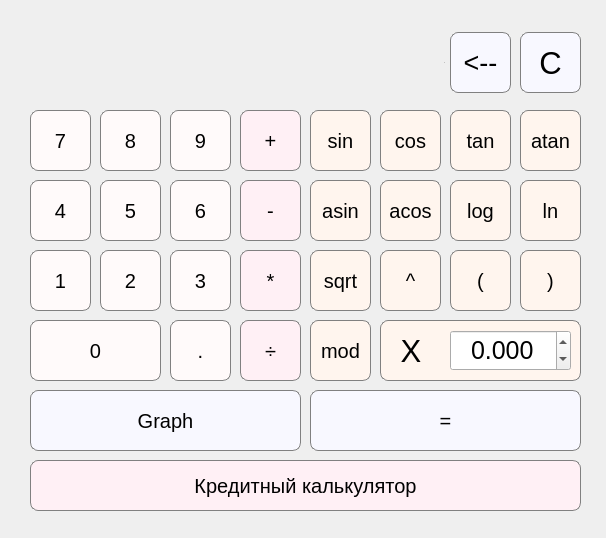
<?xml version="1.0" encoding="UTF-8"?>
<ui version="4.0">
 <class>MainWindow</class>
 <widget class="QMainWindow" name="MainWindow">
  <property name="geometry">
   <rect>
    <x>0</x>
    <y>0</y>
    <width>606</width>
    <height>538</height>
   </rect>
  </property>
  <property name="windowTitle">
   <string>MainWindow</string>
  </property>
  <property name="styleSheet">
   <string notr="true">QLabel {
qproperty-aligment: 'AlignVCenter | AlignRight';
border-botton: 5px solid green;
background-color : background-color: #FFFAFA;
border-radius: 8px;
}

background-color : #FFFAFA;
</string>
  </property>
  <widget class="QWidget" name="centralwidget">
   <widget class="QLabel" name="result_show">
    <property name="enabled">
     <bool>true</bool>
    </property>
    <property name="geometry">
     <rect>
      <x>30</x>
      <y>28</y>
      <width>415</width>
      <height>69</height>
     </rect>
    </property>
    <property name="font">
     <font>
      <pointsize>-1</pointsize>
      <italic>false</italic>
      <bold>false</bold>
     </font>
    </property>
    <property name="styleSheet">
     <string notr="true">QLabel {
qproperty-alignment: 'AlignRight';
background-color: white;
border: 1px solid grey;
border-radius: 8px;
  margin: 4px;
  padding: 4px;
  font-size: 23px;
}

background-color: white;</string>
    </property>
    <property name="text">
     <string>0</string>
    </property>
    <property name="alignment">
     <set>Qt::AlignRight|Qt::AlignTrailing|Qt::AlignVCenter</set>
    </property>
   </widget>
   <widget class="QPushButton" name="pushButton_clear">
    <property name="geometry">
     <rect>
      <x>520</x>
      <y>32</y>
      <width>61</width>
      <height>61</height>
     </rect>
    </property>
    <property name="font">
     <font>
      <pointsize>23</pointsize>
     </font>
    </property>
    <property name="styleSheet">
     <string notr="true">QPushButton {
background-color: #F8F8FF;
border: 1px solid gray;
border-radius: 8px; 
}
QPushButton:pressed {
background-color: qlineargradient(x1: 0, y1: 0, x2: 0, y2: 1,
								stop: 0 #BEBEBE, stop: 1 #FFFAFA);
}</string>
    </property>
    <property name="text">
     <string>C</string>
    </property>
   </widget>
   <widget class="QPushButton" name="pushButton_bin">
    <property name="geometry">
     <rect>
      <x>1000</x>
      <y>500</y>
      <width>61</width>
      <height>61</height>
     </rect>
    </property>
    <property name="styleSheet">
     <string notr="true">QPushButton {
background-color: #FFF0F5;
border: 1px solid gray;
border-radius: 8px;
}
QPushButton:pressed {
background-color: qlineargradient(x1: 0, y1: 0, x2: 0, y2: 1,
								stop: 0 #BEBEBE, stop: 1 #D7D7D7);
}</string>
    </property>
    <property name="text">
     <string>+/-</string>
    </property>
   </widget>
   <widget class="QPushButton" name="pushButton_div">
    <property name="geometry">
     <rect>
      <x>240</x>
      <y>320</y>
      <width>61</width>
      <height>61</height>
     </rect>
    </property>
    <property name="font">
     <font>
      <pointsize>15</pointsize>
     </font>
    </property>
    <property name="styleSheet">
     <string notr="true">QPushButton {
background-color: #FFF0F5;
border: 1px solid gray;
border-radius: 8px;
}
QPushButton:pressed {
background-color: qlineargradient(x1: 0, y1: 0, x2: 0, y2: 1,
								stop: 0 #BEBEBE, stop: 1 #D7D7D7);
}</string>
    </property>
    <property name="text">
     <string>÷</string>
    </property>
   </widget>
   <widget class="QPushButton" name="pushButton_proc">
    <property name="geometry">
     <rect>
      <x>1000</x>
      <y>430</y>
      <width>61</width>
      <height>61</height>
     </rect>
    </property>
    <property name="styleSheet">
     <string notr="true">QPushButton {
background-color: rgb(215, 215, 215);
border: 1px solid gray;
}
QPushButton:pressed {
background-color: qlineargradient(x1: 0, y1: 0, x2: 0, y2: 1,
								stop: 0 #BEBEBE, stop: 1 #D7D7D7);
}</string>
    </property>
    <property name="text">
     <string>%</string>
    </property>
   </widget>
   <widget class="QPushButton" name="pushButton_9">
    <property name="geometry">
     <rect>
      <x>170</x>
      <y>110</y>
      <width>61</width>
      <height>61</height>
     </rect>
    </property>
    <property name="font">
     <font>
      <pointsize>15</pointsize>
     </font>
    </property>
    <property name="styleSheet">
     <string notr="true">QPushButton {
border: 1px solid gray;
background-color: #FFFAFA;
border-radius: 8px;
}
QPushButton:pressed {
background-color: qlineargradient(x1: 0, y1: 0, x2: 0, y2: 1,
								stop: 0 #dadbde, stop: 1 #f6f7fa);
}</string>
    </property>
    <property name="text">
     <string>9</string>
    </property>
   </widget>
   <widget class="QPushButton" name="pushButton_8">
    <property name="geometry">
     <rect>
      <x>100</x>
      <y>110</y>
      <width>61</width>
      <height>61</height>
     </rect>
    </property>
    <property name="font">
     <font>
      <pointsize>15</pointsize>
     </font>
    </property>
    <property name="styleSheet">
     <string notr="true">QPushButton {
border: 1px solid gray;
background-color: #FFFAFA;
border-radius: 8px;
}
QPushButton:pressed {
background-color: qlineargradient(x1: 0, y1: 0, x2: 0, y2: 1,
								stop: 0 #dadbde, stop: 1 #f6f7fa);
}</string>
    </property>
    <property name="text">
     <string>8</string>
    </property>
   </widget>
   <widget class="QPushButton" name="pushButton_7">
    <property name="geometry">
     <rect>
      <x>30</x>
      <y>110</y>
      <width>61</width>
      <height>61</height>
     </rect>
    </property>
    <property name="font">
     <font>
      <pointsize>15</pointsize>
     </font>
    </property>
    <property name="styleSheet">
     <string notr="true">QPushButton {
border: 1px solid gray;
background-color: #FFFAFA;
border-radius: 8px;
}
QPushButton:pressed {
background-color: qlineargradient(x1: 0, y1: 0, x2: 0, y2: 1,
								stop: 0 #dadbde, stop: 1 #f6f7fa);
}</string>
    </property>
    <property name="text">
     <string>7</string>
    </property>
   </widget>
   <widget class="QPushButton" name="pushButton_mult">
    <property name="geometry">
     <rect>
      <x>240</x>
      <y>250</y>
      <width>61</width>
      <height>61</height>
     </rect>
    </property>
    <property name="font">
     <font>
      <pointsize>15</pointsize>
     </font>
    </property>
    <property name="styleSheet">
     <string notr="true">QPushButton {
background-color: #FFF0F5;
border: 1px solid gray;
border-radius: 8px;
}
QPushButton:pressed {
background-color: qlineargradient(x1: 0, y1: 0, x2: 0, y2: 1,
								stop: 0 #BEBEBE, stop: 1 #D7D7D7);
}</string>
    </property>
    <property name="text">
     <string>*</string>
    </property>
   </widget>
   <widget class="QPushButton" name="pushButton_5">
    <property name="geometry">
     <rect>
      <x>100</x>
      <y>180</y>
      <width>61</width>
      <height>61</height>
     </rect>
    </property>
    <property name="font">
     <font>
      <pointsize>15</pointsize>
     </font>
    </property>
    <property name="styleSheet">
     <string notr="true">QPushButton {
border: 1px solid gray;
background-color: #FFFAFA;
border-radius: 8px;
}
QPushButton:pressed {
background-color: qlineargradient(x1: 0, y1: 0, x2: 0, y2: 1,
								stop: 0 #dadbde, stop: 1 #f6f7fa);
}</string>
    </property>
    <property name="text">
     <string>5</string>
    </property>
   </widget>
   <widget class="QPushButton" name="pushButton_minus">
    <property name="geometry">
     <rect>
      <x>240</x>
      <y>180</y>
      <width>61</width>
      <height>61</height>
     </rect>
    </property>
    <property name="font">
     <font>
      <pointsize>15</pointsize>
     </font>
    </property>
    <property name="styleSheet">
     <string notr="true">QPushButton {
background-color: #FFF0F5;
border: 1px solid gray;
border-radius: 8px;
}
QPushButton:pressed {
background-color: qlineargradient(x1: 0, y1: 0, x2: 0, y2: 1,
								stop: 0 #BEBEBE, stop: 1 #D7D7D7);
}</string>
    </property>
    <property name="text">
     <string>-</string>
    </property>
   </widget>
   <widget class="QPushButton" name="pushButton_dot">
    <property name="geometry">
     <rect>
      <x>170</x>
      <y>320</y>
      <width>61</width>
      <height>61</height>
     </rect>
    </property>
    <property name="font">
     <font>
      <pointsize>15</pointsize>
     </font>
    </property>
    <property name="styleSheet">
     <string notr="true">QPushButton {
border: 1px solid gray;
background-color: #FFFAFA;
border-radius: 8px;
}
QPushButton:pressed {
background-color: qlineargradient(x1: 0, y1: 0, x2: 0, y2: 1,
								stop: 0 #dadbde, stop: 1 #f6f7fa);
}</string>
    </property>
    <property name="text">
     <string>.</string>
    </property>
   </widget>
   <widget class="QPushButton" name="pushButton_eq">
    <property name="geometry">
     <rect>
      <x>310</x>
      <y>390</y>
      <width>271</width>
      <height>61</height>
     </rect>
    </property>
    <property name="font">
     <font>
      <pointsize>15</pointsize>
     </font>
    </property>
    <property name="styleSheet">
     <string notr="true">QPushButton {
border: 1px solid gray;
background-color: #F8F8FF;
border-radius: 8px;
}
QPushButton:pressed {
background-color: qlineargradient(x1: 0, y1: 0, x2: 0, y2: 1,
								stop: 0 #dadbde, stop: 1 #f6f7fa);
}</string>
    </property>
    <property name="text">
     <string>=</string>
    </property>
   </widget>
   <widget class="QPushButton" name="pushButton_0">
    <property name="geometry">
     <rect>
      <x>30</x>
      <y>320</y>
      <width>131</width>
      <height>61</height>
     </rect>
    </property>
    <property name="font">
     <font>
      <pointsize>15</pointsize>
     </font>
    </property>
    <property name="styleSheet">
     <string notr="true">QPushButton {
border: 1px solid gray;
background-color: #FFFAFA;
border-radius: 8px;
}
QPushButton:pressed {
background-color: qlineargradient(x1: 0, y1: 0, x2: 0, y2: 1,
								stop: 0 #dadbde, stop: 1 #f6f7fa);
}</string>
    </property>
    <property name="text">
     <string>0</string>
    </property>
   </widget>
   <widget class="QPushButton" name="pushButton_6">
    <property name="geometry">
     <rect>
      <x>170</x>
      <y>180</y>
      <width>61</width>
      <height>61</height>
     </rect>
    </property>
    <property name="font">
     <font>
      <pointsize>15</pointsize>
     </font>
    </property>
    <property name="styleSheet">
     <string notr="true">QPushButton {
border: 1px solid gray;
background-color: #FFFAFA;
border-radius: 8px;
}
QPushButton:pressed {
background-color: qlineargradient(x1: 0, y1: 0, x2: 0, y2: 1,
								stop: 0 #dadbde, stop: 1 #f6f7fa);
}</string>
    </property>
    <property name="text">
     <string>6</string>
    </property>
   </widget>
   <widget class="QPushButton" name="pushButton_4">
    <property name="geometry">
     <rect>
      <x>30</x>
      <y>180</y>
      <width>61</width>
      <height>61</height>
     </rect>
    </property>
    <property name="font">
     <font>
      <pointsize>15</pointsize>
     </font>
    </property>
    <property name="styleSheet">
     <string notr="true">QPushButton {
border: 1px solid gray;
background-color: #FFFAFA;
border-radius: 8px;
}
QPushButton:pressed {
background-color: qlineargradient(x1: 0, y1: 0, x2: 0, y2: 1,
								stop: 0 #dadbde, stop: 1 #f6f7fa);
}</string>
    </property>
    <property name="text">
     <string>4</string>
    </property>
   </widget>
   <widget class="QPushButton" name="pushButton_3">
    <property name="geometry">
     <rect>
      <x>170</x>
      <y>250</y>
      <width>61</width>
      <height>61</height>
     </rect>
    </property>
    <property name="font">
     <font>
      <pointsize>15</pointsize>
     </font>
    </property>
    <property name="styleSheet">
     <string notr="true">QPushButton {
border: 1px solid gray;
background-color: #FFFAFA;
border-radius: 8px;
}
QPushButton:pressed {
background-color: qlineargradient(x1: 0, y1: 0, x2: 0, y2: 1,
								stop: 0 #dadbde, stop: 1 #f6f7fa);
}</string>
    </property>
    <property name="text">
     <string>3</string>
    </property>
   </widget>
   <widget class="QPushButton" name="pushButton_plus">
    <property name="geometry">
     <rect>
      <x>240</x>
      <y>110</y>
      <width>61</width>
      <height>61</height>
     </rect>
    </property>
    <property name="font">
     <font>
      <pointsize>15</pointsize>
     </font>
    </property>
    <property name="styleSheet">
     <string notr="true">QPushButton {
background-color: #FFF0F5;
border: 1px solid gray;
border-radius: 8px;
}
QPushButton:pressed {
background-color: qlineargradient(x1: 0, y1: 0, x2: 0, y2: 1,
								stop: 0 #BEBEBE, stop: 1 #D7D7D7);
}</string>
    </property>
    <property name="text">
     <string>+</string>
    </property>
   </widget>
   <widget class="QPushButton" name="pushButton_2">
    <property name="geometry">
     <rect>
      <x>100</x>
      <y>250</y>
      <width>61</width>
      <height>61</height>
     </rect>
    </property>
    <property name="font">
     <font>
      <pointsize>15</pointsize>
     </font>
    </property>
    <property name="styleSheet">
     <string notr="true">QPushButton {
border: 1px solid gray;
background-color: #FFFAFA;
border-radius: 8px;
}
QPushButton:pressed {
background-color: qlineargradient(x1: 0, y1: 0, x2: 0, y2: 1,
								stop: 0 #dadbde, stop: 1 #f6f7fa);
}</string>
    </property>
    <property name="text">
     <string>2</string>
    </property>
   </widget>
   <widget class="QPushButton" name="pushButton_1">
    <property name="geometry">
     <rect>
      <x>30</x>
      <y>250</y>
      <width>61</width>
      <height>61</height>
     </rect>
    </property>
    <property name="font">
     <font>
      <pointsize>15</pointsize>
     </font>
    </property>
    <property name="styleSheet">
     <string notr="true">QPushButton {
border: 1px solid gray;
background-color: #FFFAFA;
border-radius: 8px;
}
QPushButton:pressed {
background-color: qlineargradient(x1: 0, y1: 0, x2: 0, y2: 1,
								stop: 0 #dadbde, stop: 1 #f6f7fa);
}</string>
    </property>
    <property name="text">
     <string>1</string>
    </property>
   </widget>
   <widget class="QPushButton" name="pushButton_x">
    <property name="geometry">
     <rect>
      <x>382</x>
      <y>322</y>
      <width>58</width>
      <height>58</height>
     </rect>
    </property>
    <property name="font">
     <font>
      <pointsize>23</pointsize>
     </font>
    </property>
    <property name="styleSheet">
     <string notr="true">QPushButton {
background-color: #FFF5EE;

border-radius: 8px;
}
QPushButton:pressed {
background-color: qlineargradient(x1: 0, y1: 0, x2: 0, y2: 1,
								stop: 0 #BEBEBE, stop: 1 #D7D7D7);
}</string>
    </property>
    <property name="text">
     <string>X</string>
    </property>
   </widget>
   <widget class="QPushButton" name="pushButton_del">
    <property name="geometry">
     <rect>
      <x>450</x>
      <y>32</y>
      <width>61</width>
      <height>61</height>
     </rect>
    </property>
    <property name="font">
     <font>
      <pointsize>20</pointsize>
     </font>
    </property>
    <property name="styleSheet">
     <string notr="true">QPushButton {
border: 1px solid gray;
background-color: #F8F8FF;
border-radius: 8px;
}
QPushButton:pressed {
background-color: qlineargradient(x1: 0, y1: 0, x2: 0, y2: 1,
								stop: 0 #dadbde, stop: 1 #f6f7fa);
}</string>
    </property>
    <property name="text">
     <string>&lt;--</string>
    </property>
   </widget>
   <widget class="QPushButton" name="pushButton_lb">
    <property name="geometry">
     <rect>
      <x>450</x>
      <y>250</y>
      <width>61</width>
      <height>61</height>
     </rect>
    </property>
    <property name="font">
     <font>
      <pointsize>15</pointsize>
     </font>
    </property>
    <property name="styleSheet">
     <string notr="true">QPushButton {
background-color: #FFF5EE;
border: 1px solid gray;
border-radius: 8px;
}
QPushButton:pressed {
background-color: qlineargradient(x1: 0, y1: 0, x2: 0, y2: 1,
								stop: 0 #BEBEBE, stop: 1 #D7D7D7);
}</string>
    </property>
    <property name="text">
     <string>(</string>
    </property>
   </widget>
   <widget class="QPushButton" name="pushButton_log">
    <property name="geometry">
     <rect>
      <x>450</x>
      <y>180</y>
      <width>61</width>
      <height>61</height>
     </rect>
    </property>
    <property name="font">
     <font>
      <pointsize>15</pointsize>
     </font>
    </property>
    <property name="styleSheet">
     <string notr="true">QPushButton {
background-color: #FFF5EE;
border: 1px solid gray;
border-radius: 8px;
}
QPushButton:pressed {
background-color: qlineargradient(x1: 0, y1: 0, x2: 0, y2: 1,
								stop: 0 #BEBEBE, stop: 1 #D7D7D7);
}</string>
    </property>
    <property name="text">
     <string>log</string>
    </property>
   </widget>
   <widget class="QPushButton" name="pushButton_rb">
    <property name="geometry">
     <rect>
      <x>520</x>
      <y>250</y>
      <width>61</width>
      <height>61</height>
     </rect>
    </property>
    <property name="font">
     <font>
      <pointsize>15</pointsize>
     </font>
    </property>
    <property name="styleSheet">
     <string notr="true">QPushButton {
background-color: #FFF5EE;
border: 1px solid gray;
border-radius: 8px;
}
QPushButton:pressed {
background-color: qlineargradient(x1: 0, y1: 0, x2: 0, y2: 1,
								stop: 0 #BEBEBE, stop: 1 #D7D7D7);
}</string>
    </property>
    <property name="text">
     <string>)</string>
    </property>
   </widget>
   <widget class="QPushButton" name="pushButton_ln">
    <property name="geometry">
     <rect>
      <x>520</x>
      <y>180</y>
      <width>61</width>
      <height>61</height>
     </rect>
    </property>
    <property name="font">
     <font>
      <pointsize>15</pointsize>
     </font>
    </property>
    <property name="styleSheet">
     <string notr="true">QPushButton {
background-color: #FFF5EE;
border: 1px solid gray;
border-radius: 8px;
}
QPushButton:pressed {
background-color: qlineargradient(x1: 0, y1: 0, x2: 0, y2: 1,
								stop: 0 #BEBEBE, stop: 1 #D7D7D7);
}</string>
    </property>
    <property name="text">
     <string>ln</string>
    </property>
   </widget>
   <widget class="QPushButton" name="pushButton_atag">
    <property name="geometry">
     <rect>
      <x>520</x>
      <y>110</y>
      <width>61</width>
      <height>61</height>
     </rect>
    </property>
    <property name="font">
     <font>
      <pointsize>15</pointsize>
     </font>
    </property>
    <property name="styleSheet">
     <string notr="true">QPushButton {
background-color: #FFF5EE;
border: 1px solid gray;
border-radius: 8px;
}
QPushButton:pressed {
background-color: qlineargradient(x1: 0, y1: 0, x2: 0, y2: 1,
								stop: 0 #BEBEBE, stop: 1 #D7D7D7);
}</string>
    </property>
    <property name="text">
     <string>atan</string>
    </property>
   </widget>
   <widget class="QPushButton" name="pushButton_acos">
    <property name="geometry">
     <rect>
      <x>380</x>
      <y>180</y>
      <width>61</width>
      <height>61</height>
     </rect>
    </property>
    <property name="font">
     <font>
      <pointsize>15</pointsize>
     </font>
    </property>
    <property name="styleSheet">
     <string notr="true">QPushButton {
background-color: #FFF5EE;
border: 1px solid gray;
border-radius: 8px;
}
QPushButton:pressed {
background-color: qlineargradient(x1: 0, y1: 0, x2: 0, y2: 1,
								stop: 0 #BEBEBE, stop: 1 #D7D7D7);
}</string>
    </property>
    <property name="text">
     <string>acos</string>
    </property>
   </widget>
   <widget class="QPushButton" name="pushButton_asin">
    <property name="geometry">
     <rect>
      <x>310</x>
      <y>180</y>
      <width>61</width>
      <height>61</height>
     </rect>
    </property>
    <property name="font">
     <font>
      <pointsize>15</pointsize>
     </font>
    </property>
    <property name="styleSheet">
     <string notr="true">QPushButton {
background-color: #FFF5EE;
border: 1px solid gray;
border-radius: 8px;
}
QPushButton:pressed {
background-color: qlineargradient(x1: 0, y1: 0, x2: 0, y2: 1,
								stop: 0 #BEBEBE, stop: 1 #D7D7D7);
}</string>
    </property>
    <property name="text">
     <string>asin</string>
    </property>
   </widget>
   <widget class="QPushButton" name="pushButton_sin">
    <property name="geometry">
     <rect>
      <x>310</x>
      <y>110</y>
      <width>61</width>
      <height>61</height>
     </rect>
    </property>
    <property name="font">
     <font>
      <pointsize>15</pointsize>
     </font>
    </property>
    <property name="styleSheet">
     <string notr="true">QPushButton {
background-color: #FFF5EE;
border: 1px solid gray;
border-radius: 8px;
}
QPushButton:pressed {
background-color: qlineargradient(x1: 0, y1: 0, x2: 0, y2: 1,
								stop: 0 #BEBEBE, stop: 1 #D7D7D7);
}</string>
    </property>
    <property name="text">
     <string>sin</string>
    </property>
   </widget>
   <widget class="QPushButton" name="pushButton_cos">
    <property name="geometry">
     <rect>
      <x>380</x>
      <y>110</y>
      <width>61</width>
      <height>61</height>
     </rect>
    </property>
    <property name="font">
     <font>
      <pointsize>15</pointsize>
     </font>
    </property>
    <property name="styleSheet">
     <string notr="true">QPushButton {
background-color: #FFF5EE;
border: 1px solid gray;
border-radius: 8px;
}
QPushButton:pressed {
background-color: qlineargradient(x1: 0, y1: 0, x2: 0, y2: 1,
								stop: 0 #BEBEBE, stop: 1 #D7D7D7);
}</string>
    </property>
    <property name="text">
     <string>cos</string>
    </property>
   </widget>
   <widget class="QPushButton" name="pushButton_tan">
    <property name="geometry">
     <rect>
      <x>450</x>
      <y>110</y>
      <width>61</width>
      <height>61</height>
     </rect>
    </property>
    <property name="font">
     <font>
      <pointsize>15</pointsize>
     </font>
    </property>
    <property name="styleSheet">
     <string notr="true">QPushButton {
background-color: #FFF5EE;
border: 1px solid gray;
border-radius: 8px;
}
QPushButton:pressed {
background-color: qlineargradient(x1: 0, y1: 0, x2: 0, y2: 1,
								stop: 0 #BEBEBE, stop: 1 #D7D7D7);
}</string>
    </property>
    <property name="text">
     <string>tan</string>
    </property>
   </widget>
   <widget class="QPushButton" name="pushButton_pov">
    <property name="geometry">
     <rect>
      <x>380</x>
      <y>250</y>
      <width>61</width>
      <height>61</height>
     </rect>
    </property>
    <property name="font">
     <font>
      <pointsize>15</pointsize>
     </font>
    </property>
    <property name="styleSheet">
     <string notr="true">QPushButton {
background-color: #FFF5EE;
border: 1px solid gray;
border-radius: 8px;
}
QPushButton:pressed {
background-color: qlineargradient(x1: 0, y1: 0, x2: 0, y2: 1,
								stop: 0 #BEBEBE, stop: 1 #D7D7D7);
}</string>
    </property>
    <property name="text">
     <string>^</string>
    </property>
   </widget>
   <widget class="QPushButton" name="pushButton_sqrt">
    <property name="geometry">
     <rect>
      <x>310</x>
      <y>250</y>
      <width>61</width>
      <height>61</height>
     </rect>
    </property>
    <property name="font">
     <font>
      <pointsize>15</pointsize>
     </font>
    </property>
    <property name="styleSheet">
     <string notr="true">QPushButton {
background-color: #FFF5EE;
border: 1px solid gray;
border-radius: 8px;
}
QPushButton:pressed {
background-color: qlineargradient(x1: 0, y1: 0, x2: 0, y2: 1,
								stop: 0 #BEBEBE, stop: 1 #D7D7D7);
}</string>
    </property>
    <property name="text">
     <string>sqrt</string>
    </property>
   </widget>
   <widget class="QPushButton" name="pushButton_mod">
    <property name="geometry">
     <rect>
      <x>310</x>
      <y>320</y>
      <width>61</width>
      <height>61</height>
     </rect>
    </property>
    <property name="font">
     <font>
      <pointsize>15</pointsize>
     </font>
    </property>
    <property name="styleSheet">
     <string notr="true">QPushButton {
background-color: #FFF5EE;
border: 1px solid gray;
border-radius: 8px;
}
QPushButton:pressed {
background-color: qlineargradient(x1: 0, y1: 0, x2: 0, y2: 1,
								stop: 0 #BEBEBE, stop: 1 #D7D7D7);
}</string>
    </property>
    <property name="text">
     <string>mod</string>
    </property>
   </widget>
   <widget class="QLabel" name="data_x">
    <property name="enabled">
     <bool>true</bool>
    </property>
    <property name="geometry">
     <rect>
      <x>1000</x>
      <y>360</y>
      <width>71</width>
      <height>61</height>
     </rect>
    </property>
    <property name="font">
     <font>
      <pointsize>-1</pointsize>
      <italic>false</italic>
      <bold>false</bold>
     </font>
    </property>
    <property name="styleSheet">
     <string notr="true">QLabel {
qproperty-alignment: 'AlignRight';
background-color: white;
border: 1px solid grey;
border-radius: 8px;
  margin: 0px;
  font-size: 23px;
}

background-color: white;</string>
    </property>
    <property name="text">
     <string>X</string>
    </property>
    <property name="scaledContents">
     <bool>false</bool>
    </property>
    <property name="alignment">
     <set>Qt::AlignCenter</set>
    </property>
   </widget>
   <widget class="QLabel" name="err_c">
    <property name="enabled">
     <bool>true</bool>
    </property>
    <property name="geometry">
     <rect>
      <x>35</x>
      <y>38</y>
      <width>49</width>
      <height>49</height>
     </rect>
    </property>
    <property name="font">
     <font>
      <pointsize>-1</pointsize>
      <italic>false</italic>
      <bold>false</bold>
     </font>
    </property>
    <property name="styleSheet">
     <string notr="true">QLabel {
qproperty-alignment: 'AlignRight';
color: red;

border-radius: 8px;
  margin: 0px;
  font-size: 23px;
}

background-color: white;</string>
    </property>
    <property name="text">
     <string/>
    </property>
    <property name="alignment">
     <set>Qt::AlignCenter</set>
    </property>
   </widget>
   <widget class="QLabel" name="err_x">
    <property name="enabled">
     <bool>true</bool>
    </property>
    <property name="geometry">
     <rect>
      <x>35</x>
      <y>38</y>
      <width>49</width>
      <height>49</height>
     </rect>
    </property>
    <property name="font">
     <font>
      <pointsize>-1</pointsize>
      <italic>false</italic>
      <bold>false</bold>
     </font>
    </property>
    <property name="styleSheet">
     <string notr="true">QLabel {
qproperty-alignment: 'AlignRight';
color: green;


border-radius: 8px;
  margin: 0px;
  font-size: 23px;
}

background-color: white;</string>
    </property>
    <property name="text">
     <string/>
    </property>
    <property name="alignment">
     <set>Qt::AlignCenter</set>
    </property>
   </widget>
   <widget class="QDoubleSpinBox" name="doubleSpinBox_x">
    <property name="geometry">
     <rect>
      <x>450</x>
      <y>330</y>
      <width>121</width>
      <height>41</height>
     </rect>
    </property>
    <property name="font">
     <font>
      <pointsize>19</pointsize>
      <kerning>true</kerning>
     </font>
    </property>
    <property name="styleSheet">
     <string notr="true">QPushButton {
border: 1px solid gray;
border-radius: 8px;
}</string>
    </property>
    <property name="alignment">
     <set>Qt::AlignCenter</set>
    </property>
    <property name="decimals">
     <number>3</number>
    </property>
    <property name="minimum">
     <double>-1000000.000000000000000</double>
    </property>
    <property name="maximum">
     <double>10000000.000000000000000</double>
    </property>
    <property name="value">
     <double>0.000000000000000</double>
    </property>
   </widget>
   <widget class="QPushButton" name="pushButton_graph">
    <property name="geometry">
     <rect>
      <x>30</x>
      <y>390</y>
      <width>271</width>
      <height>61</height>
     </rect>
    </property>
    <property name="font">
     <font>
      <pointsize>15</pointsize>
     </font>
    </property>
    <property name="styleSheet">
     <string notr="true">QPushButton {
background-color: #F8F8FF;
border: 1px solid gray;
border-radius: 8px;
}
QPushButton:pressed {
background-color: qlineargradient(x1: 0, y1: 0, x2: 0, y2: 1,
								stop: 0 #BEBEBE, stop: 1 #D7D7D7);
}</string>
    </property>
    <property name="text">
     <string>Graph</string>
    </property>
   </widget>
   <widget class="QLabel" name="result_show_2">
    <property name="enabled">
     <bool>true</bool>
    </property>
    <property name="geometry">
     <rect>
      <x>380</x>
      <y>320</y>
      <width>201</width>
      <height>61</height>
     </rect>
    </property>
    <property name="font">
     <font>
      <italic>false</italic>
      <bold>false</bold>
     </font>
    </property>
    <property name="styleSheet">
     <string notr="true">QLabel {
background-color: #FFF5EE;
border: 1px solid gray;
border-radius: 8px;
}

</string>
    </property>
    <property name="text">
     <string/>
    </property>
    <property name="alignment">
     <set>Qt::AlignRight|Qt::AlignTrailing|Qt::AlignVCenter</set>
    </property>
   </widget>
   <widget class="QPushButton" name="pushButton_credit">
    <property name="geometry">
     <rect>
      <x>30</x>
      <y>460</y>
      <width>551</width>
      <height>51</height>
     </rect>
    </property>
    <property name="font">
     <font>
      <pointsize>15</pointsize>
     </font>
    </property>
    <property name="styleSheet">
     <string notr="true">QPushButton {
background-color: #FFF0F5;
border: 1px solid gray;
border-radius: 8px;
}
QPushButton:pressed {
background-color: qlineargradient(x1: 0, y1: 0, x2: 0, y2: 1,
								stop: 0 #BEBEBE, stop: 1 #D7D7D7);
}</string>
    </property>
    <property name="text">
     <string>Кредитный калькулятор</string>
    </property>
   </widget>
   <zorder>result_show</zorder>
   <zorder>result_show_2</zorder>
   <zorder>pushButton_clear</zorder>
   <zorder>pushButton_bin</zorder>
   <zorder>pushButton_div</zorder>
   <zorder>pushButton_proc</zorder>
   <zorder>pushButton_9</zorder>
   <zorder>pushButton_8</zorder>
   <zorder>pushButton_7</zorder>
   <zorder>pushButton_mult</zorder>
   <zorder>pushButton_5</zorder>
   <zorder>pushButton_minus</zorder>
   <zorder>pushButton_dot</zorder>
   <zorder>pushButton_eq</zorder>
   <zorder>pushButton_0</zorder>
   <zorder>pushButton_6</zorder>
   <zorder>pushButton_4</zorder>
   <zorder>pushButton_3</zorder>
   <zorder>pushButton_plus</zorder>
   <zorder>pushButton_2</zorder>
   <zorder>pushButton_1</zorder>
   <zorder>pushButton_x</zorder>
   <zorder>pushButton_del</zorder>
   <zorder>pushButton_lb</zorder>
   <zorder>pushButton_log</zorder>
   <zorder>pushButton_rb</zorder>
   <zorder>pushButton_ln</zorder>
   <zorder>pushButton_atag</zorder>
   <zorder>pushButton_acos</zorder>
   <zorder>pushButton_asin</zorder>
   <zorder>pushButton_sin</zorder>
   <zorder>pushButton_cos</zorder>
   <zorder>pushButton_tan</zorder>
   <zorder>pushButton_pov</zorder>
   <zorder>pushButton_sqrt</zorder>
   <zorder>pushButton_mod</zorder>
   <zorder>data_x</zorder>
   <zorder>err_c</zorder>
   <zorder>doubleSpinBox_x</zorder>
   <zorder>pushButton_graph</zorder>
   <zorder>err_x</zorder>
   <zorder>pushButton_credit</zorder>
  </widget>
 </widget>
 <resources/>
 <connections/>
</ui>
